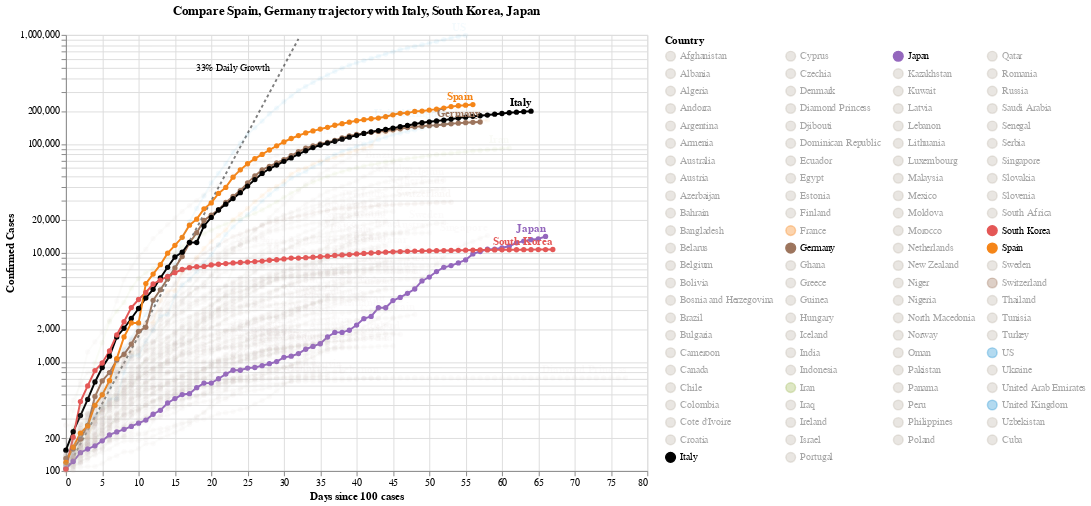

The notebook cell this image was saved under:
### Code cell
#hide_input
chart2 = make_since_chart(['Spain', 'Germany'])
chart2

### Figure 1 — Vega-Lite specification as saved in the notebook (floating-point values rounded to 4 significant figures; data arrays with more than 128 entries replaced by an {"elided": "..."} marker saying what was removed)
{"config": {"view": {"continuousWidth": 400, "continuousHeight": 300}}, "layer": [{"mark": {"type": "line", "color": "black", "opacity": 0.5, "strokeDash": [3, 3]}, "encoding": {"x": {"type": "quantitative", "field": "Days since 100 cases"}, "y": {"type": "quantitative", "field": "Confirmed Cases"}}}, {"mark": {"type": "text", "align": "right", "dx": -30, "dy": 30, "fontSize": 10, "text": "33% Daily Growth"}, "encoding": {"x": {"type": "quantitative", "field": "Days since 100 cases"}, "y": {"type": "quantitative", "field": "Confirmed Cases"}}, "transform": [{"filter": "(datum['Days since 100 cases'] >= 32)"}]}, {"data": {"name": "data-403ebc0b5c386adff384d94fc27a1ced"}, "mark": {"type": "line", "point": true}, "encoding": {"color": {"type": "nominal", "field": "Country", "legend": {"columns": 4, "symbolLimit": 94}, "scale": {"domain": ["Afghanistan", "Albania", "Algeria", "Andorra", "Argentina", "Armenia", "Australia", "Austria", "Azerbaijan", "Bahrain", "Bangladesh", "Belarus", "Belgium", "Bolivia", "Bosnia and Herzegovina", "Brazil", "Bulgaria", "Cameroon", "Canada", "Chile", "Colombia", "Cote d'Ivoire", "Croatia", "Cuba", "Cyprus", "Czechia", "Denmark", "Diamond Princess", "Djibouti", "Dominican Republic", "Ecuador", "Egypt", "Estonia", "Finland", "France", "Germany", "Ghana", "Greece", "Guinea", "Hungary", "Iceland", "India", "Indonesia", "Iran", "Iraq", "Ireland", "Israel", "Italy", "Japan", "Kazakhstan", "Kuwait", "Latvia", "Lebanon", "Lithuania", "Luxembourg", "Malaysia", "Mexico", "Moldova", "Morocco", "Netherlands", "New Zealand", "Niger", "Nigeria", "North Macedonia", "Norway", "Oman", "Pakistan", "Panama", "Peru", "Philippines", "Poland", "Portugal", "Qatar", "Romania", "Russia", "Saudi Arabia", "Senegal", "Serbia", "Singapore", "Slovakia", "Slovenia", "South Africa", "South Korea", "Spain", "Sweden", "Switzerland", "Thailand", "Tunisia", "Turkey", "US", "Ukraine", "United Arab Emirates", "United Kingdom", "Uzbekistan"], "range": ["#C1B7AD", "#C1B7AD", "#C1B7AD", "#C1B7AD", "#C1B7AD", "#C1B7AD", "#C1B7AD", "#C1B7AD", "#C1B7AD", "#C1B7AD", "#C1B7AD", "#C1B7AD", "#C1B7AD", "#C1B7AD", "#C1B7AD", "#C1B7AD", "#C1B7AD", "#C1B7AD", "#C1B7AD", "#C1B7AD", "#C1B7AD", "#C1B7AD", "#C1B7AD", "#C1B7AD", "#C1B7AD", "#C1B7AD", "#C1B7AD", "#C1B7AD", "#C1B7AD", "#C1B7AD", "#C1B7AD", "#C1B7AD", "#C1B7AD", "#C1B7AD", "#F58518", "#9D755D", "#C1B7AD", "#C1B7AD", "#C1B7AD", "#C1B7AD", "#C1B7AD", "#C1B7AD", "#C1B7AD", "#A1BA59", "#C1B7AD", "#C1B7AD", "#C1B7AD", "black", "#9467bd", "#C1B7AD", "#C1B7AD", "#C1B7AD", "#C1B7AD", "#C1B7AD", "#C1B7AD", "#C1B7AD", "#C1B7AD", "#C1B7AD", "#C1B7AD", "#C1B7AD", "#C1B7AD", "#C1B7AD", "#C1B7AD", "#C1B7AD", "#C1B7AD", "#C1B7AD", "#C1B7AD", "#C1B7AD", "#C1B7AD", "#C1B7AD", "#C1B7AD", "#C1B7AD", "#C1B7AD", "#C1B7AD", "#C1B7AD", "#C1B7AD", "#C1B7AD", "#C1B7AD", "#C1B7AD", "#C1B7AD", "#C1B7AD", "#C1B7AD", "#E45756", "#F58518", "#C1B7AD", "#9D755D", "#C1B7AD", "#C1B7AD", "#C1B7AD", "#2495D3", "#C1B7AD", "#C1B7AD", "#2495D3", "#C1B7AD"]}}, "opacity": {"condition": {"value": 1, "selection": "selector002"}, "value": 0.05}, "tooltip": [{"type": "nominal", "field": "Country"}, {"type": "temporal", "field": "Date"}, {"type": "quantitative", "field": "Confirmed Cases"}, {"type": "quantitative", "field": "Days since 100 cases"}], "x": {"type": "quantitative", "field": "Days since 100 cases"}, "y": {"type": "quantitative", "field": "Confirmed Cases", "scale": {"type": "log"}}}, "height": 450, "selection": {"selector002": {"type": "multi", "fields": ["Country"], "bind": "legend", "init": [{"Country": "Spain"}, {"Country": "Germany"}, {"Country": "Italy"}, {"Country": "South Korea"}, {"Country": "Japan"}]}}, "width": 600}, {"data": {"name": "data-403ebc0b5c386adff384d94fc27a1ced"}, "mark": {"type": "text", "align": "right", "dy": -8, "fontWeight": "bold"}, "encoding": {"color": {"type": "nominal", "field": "Country", "legend": {"columns": 4, "symbolLimit": 94}, "scale": {"domain": ["Afghanistan", "Albania", "Algeria", "Andorra", "Argentina", "Armenia", "Australia", "Austria", "Azerbaijan", "Bahrain", "Bangladesh", "Belarus", "Belgium", "Bolivia", "Bosnia and Herzegovina", "Brazil", "Bulgaria", "Cameroon", "Canada", "Chile", "Colombia", "Cote d'Ivoire", "Croatia", "Cuba", "Cyprus", "Czechia", "Denmark", "Diamond Princess", "Djibouti", "Dominican Republic", "Ecuador", "Egypt", "Estonia", "Finland", "France", "Germany", "Ghana", "Greece", "Guinea", "Hungary", "Iceland", "India", "Indonesia", "Iran", "Iraq", "Ireland", "Israel", "Italy", "Japan", "Kazakhstan", "Kuwait", "Latvia", "Lebanon", "Lithuania", "Luxembourg", "Malaysia", "Mexico", "Moldova", "Morocco", "Netherlands", "New Zealand", "Niger", "Nigeria", "North Macedonia", "Norway", "Oman", "Pakistan", "Panama", "Peru", "Philippines", "Poland", "Portugal", "Qatar", "Romania", "Russia", "Saudi Arabia", "Senegal", "Serbia", "Singapore", "Slovakia", "Slovenia", "South Africa", "South Korea", "Spain", "Sweden", "Switzerland", "Thailand", "Tunisia", "Turkey", "US", "Ukraine", "United Arab Emirates", "United Kingdom", "Uzbekistan"], "range": ["#C1B7AD", "#C1B7AD", "#C1B7AD", "#C1B7AD", "#C1B7AD", "#C1B7AD", "#C1B7AD", "#C1B7AD", "#C1B7AD", "#C1B7AD", "#C1B7AD", "#C1B7AD", "#C1B7AD", "#C1B7AD", "#C1B7AD", "#C1B7AD", "#C1B7AD", "#C1B7AD", "#C1B7AD", "#C1B7AD", "#C1B7AD", "#C1B7AD", "#C1B7AD", "#C1B7AD", "#C1B7AD", "#C1B7AD", "#C1B7AD", "#C1B7AD", "#C1B7AD", "#C1B7AD", "#C1B7AD", "#C1B7AD", "#C1B7AD", "#C1B7AD", "#F58518", "#9D755D", "#C1B7AD", "#C1B7AD", "#C1B7AD", "#C1B7AD", "#C1B7AD", "#C1B7AD", "#C1B7AD", "#A1BA59", "#C1B7AD", "#C1B7AD", "#C1B7AD", "black", "#9467bd", "#C1B7AD", "#C1B7AD", "#C1B7AD", "#C1B7AD", "#C1B7AD", "#C1B7AD", "#C1B7AD", "#C1B7AD", "#C1B7AD", "#C1B7AD", "#C1B7AD", "#C1B7AD", "#C1B7AD", "#C1B7AD", "#C1B7AD", "#C1B7AD", "#C1B7AD", "#C1B7AD", "#C1B7AD", "#C1B7AD", "#C1B7AD", "#C1B7AD", "#C1B7AD", "#C1B7AD", "#C1B7AD", "#C1B7AD", "#C1B7AD", "#C1B7AD", "#C1B7AD", "#C1B7AD", "#C1B7AD", "#C1B7AD", "#C1B7AD", "#E45756", "#F58518", "#C1B7AD", "#9D755D", "#C1B7AD", "#C1B7AD", "#C1B7AD", "#2495D3", "#C1B7AD", "#C1B7AD", "#2495D3", "#C1B7AD"]}}, "opacity": {"condition": {"value": 1, "selection": "selector002"}, "value": 0.05}, "text": {"type": "nominal", "field": "Country"}, "tooltip": [{"type": "nominal", "field": "Country"}, {"type": "temporal", "field": "Date"}, {"type": "quantitative", "field": "Confirmed Cases"}, {"type": "quantitative", "field": "Days since 100 cases"}], "x": {"type": "quantitative", "field": "Days since 100 cases"}, "y": {"type": "quantitative", "field": "Confirmed Cases", "scale": {"type": "log"}}}, "height": 450, "transform": [{"filter": "(datum['Date'] >= 1587945600000)"}], "width": 600}], "data": {"name": "data-63b6235af8d9f3b4310b3dfc5ee2914a"}, "title": "Compare Spain, Germany trajectory with Italy, South Korea, Japan", "$schema": "https://vega.github.io/schema/vega-lite/v4.8.1.json", "datasets": {"data-63b6235af8d9f3b4310b3dfc5ee2914a": [{"Days since 100 cases": 0, "Confirmed Cases": 100.0}, {"Days since 100 cases": 1, "Confirmed Cases": 133.0}, {"Days since 100 cases": 2, "Confirmed Cases": 176.9}, {"Days since 100 cases": 3, "Confirmed Cases": 235.3}, {"Days since 100 cases": 4, "Confirmed Cases": 312.9}, {"Days since 100 cases": 5, "Confirmed Cases": 416.2}, {"Days since 100 cases": 6, "Confirmed Cases": 553.5}, {"Days since 100 cases": 7, "Confirmed Cases": 736.1}, {"Days since 100 cases": 8, "Confirmed Cases": 979.1}, {"Days since 100 cases": 9, "Confirmed Cases": 1302.0}, {"Days since 100 cases": 10, "Confirmed Cases": 1732.0}, {"Days since 100 cases": 11, "Confirmed Cases": 2303.0}, {"Days since 100 cases": 12, "Confirmed Cases": 3064.0}, {"Days since 100 cases": 13, "Confirmed Cases": 4074.0}, {"Days since 100 cases": 14, "Confirmed Cases": 5419.0}, {"Days since 100 cases": 15, "Confirmed Cases": 7207.0}, {"Days since 100 cases": 16, "Confirmed Cases": 9586.0}, {"Days since 100 cases": 17, "Confirmed Cases": 12750.0}, {"Days since 100 cases": 18, "Confirmed Cases": 16960.0}, {"Days since 100 cases": 19, "Confirmed Cases": 22550.0}, {"Days since 100 cases": 20, "Confirmed Cases": 29990.0}, {"Days since 100 cases": 21, "Confirmed Cases": 39890.0}, {"Days since 100 cases": 22, "Confirmed Cases": 53060.0}, {"Days since 100 cases": 23, "Confirmed Cases": 70560.0}, {"Days since 100 cases": 24, "Confirmed Cases": 93850.0}, {"Days since 100 cases": 25, "Confirmed Cases": 124800.0}, {"Days since 100 cases": 26, "Confirmed Cases": 166000.0}, {"Days since 100 cases": 27, "Confirmed Cases": 220800.0}, {"Days since 100 cases": 28, "Confirmed Cases": 293700.0}, {"Days since 100 cases": 29, "Confirmed Cases": 390600.0}, {"Days since 100 cases": 30, "Confirmed Cases": 519500.0}, {"Days since 100 cases": 31, "Confirmed Cases": 690900.0}, {"Days since 100 cases": 32, "Confirmed Cases": 918900.0}], "data-403ebc0b5c386adff384d94fc27a1ced": {"elided": "4032 records"}}}
